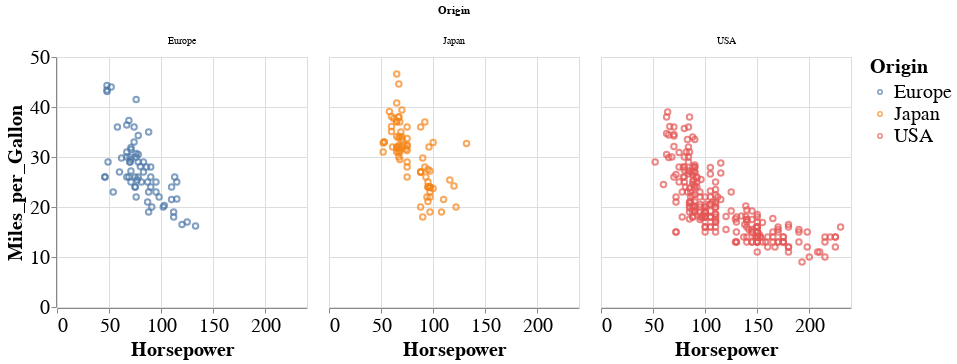

This figure's notebook cell:
### Code cell
base = alt.Chart(mtcars).mark_point().encode(
    alt.X('Horsepower'),
    alt.Y('Miles_per_Gallon'),
    alt.Color('Origin'),
    alt.Column('Origin')
).properties(
    width=250,
    height=250
)

base.interactive()

### Figure 1 — Vega-Lite specification as saved in the notebook (floating-point values rounded to 4 significant figures; data arrays with more than 128 entries replaced by an {"elided": "..."} marker saying what was removed)
{"height": 250, "config": {"style": {"circle": {"size": 400}, "point": {"size": 30}, "square": {"size": 400}}, "legend": {"symbolSize": 20, "titleFontSize": 20, "labelFontSize": 20}, "axis": {"titleFontSize": 20, "labelFontSize": 20}}, "data": {"name": "data-f02450ab61490a1363517a0190416235"}, "mark": "point", "encoding": {"color": {"type": "nominal", "field": "Origin"}, "column": {"type": "nominal", "field": "Origin"}, "x": {"type": "quantitative", "field": "Horsepower"}, "y": {"type": "quantitative", "field": "Miles_per_Gallon"}}, "selection": {"selector003": {"type": "interval", "bind": "scales", "encodings": ["x", "y"]}}, "width": 250, "$schema": "https://vega.github.io/schema/vega-lite/v4.0.2.json", "datasets": {"data-f02450ab61490a1363517a0190416235": {"elided": "406 records"}}}
